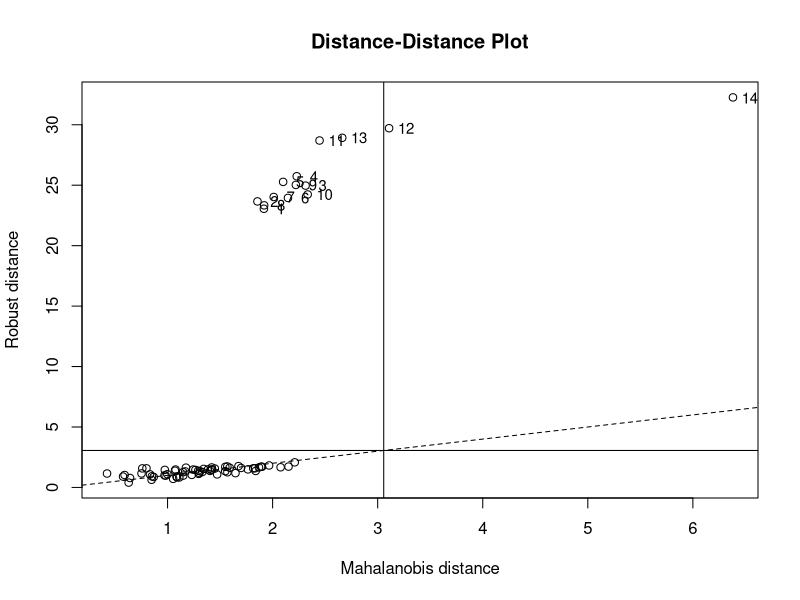
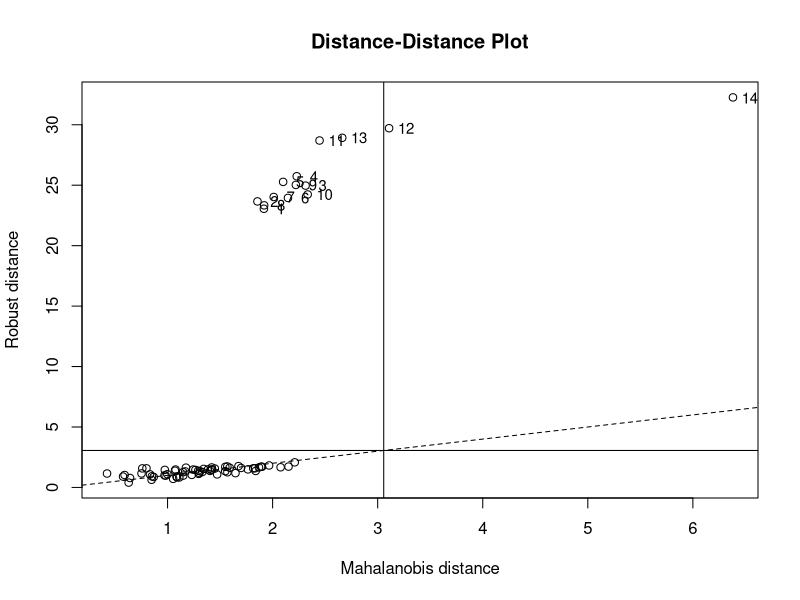
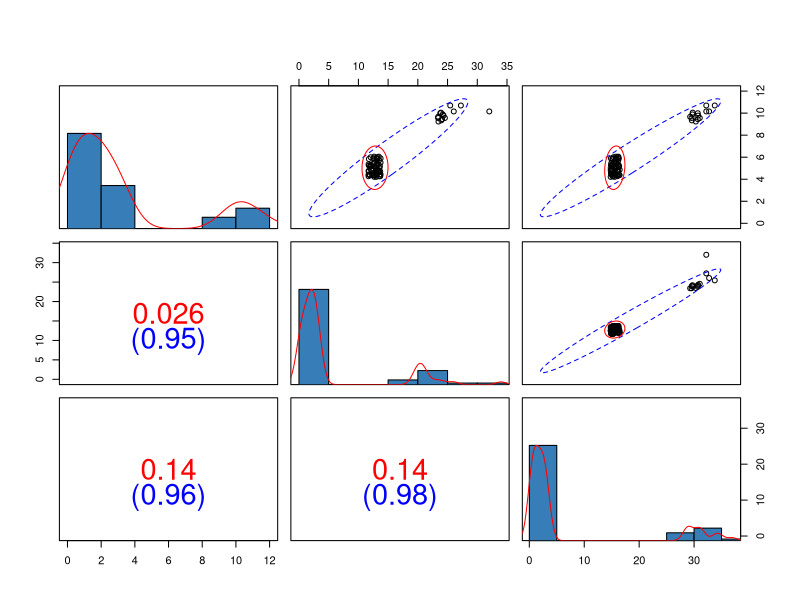
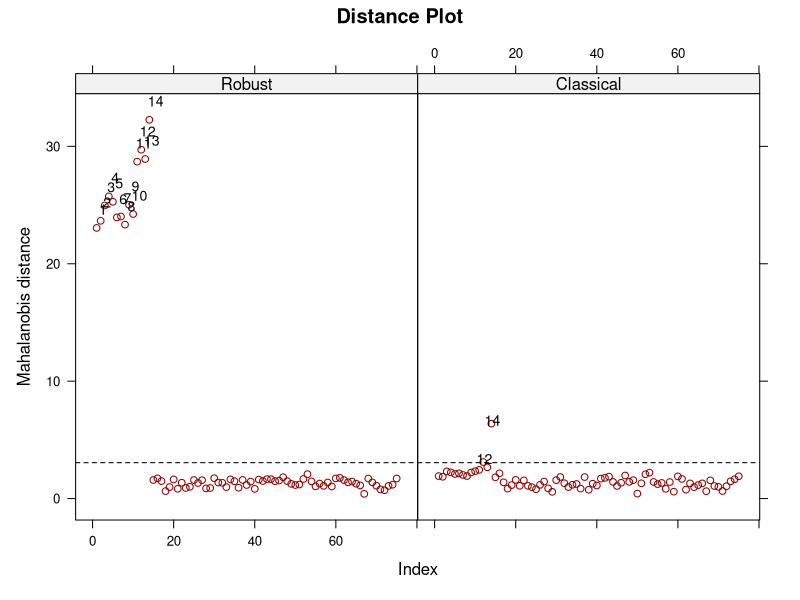
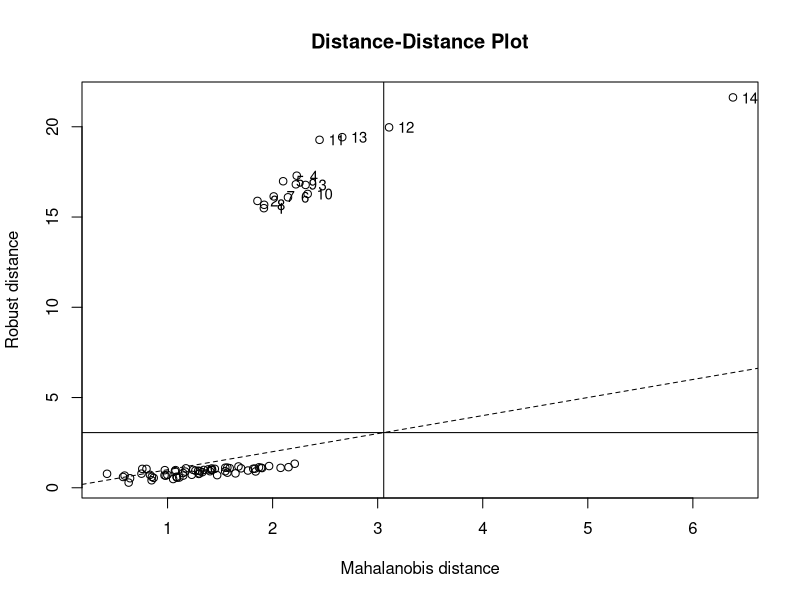

Write the R code that produced these figures, in order.
library(rrcov)


### Name: CovSest
### Title: S Estimates of Multivariate Location and Scatter
### Aliases: CovSest
### Keywords: robust multivariate

### ** Examples


library(rrcov)
data(hbk)
hbk.x <- data.matrix(hbk[, 1:3])
cc <- CovSest(hbk.x)
cc

## summry and different types of plots
summary(cc)                         
plot(cc)                            
plot(cc, which="dd")
plot(cc, which="pairs")
plot(cc, which="xydist")

## the following four statements are equivalent
c0 <- CovSest(hbk.x)
c1 <- CovSest(hbk.x, bdp = 0.25)
c2 <- CovSest(hbk.x, control = CovControlSest(bdp = 0.25))
c3 <- CovSest(hbk.x, control = new("CovControlSest", bdp = 0.25))

## direct specification overrides control one:
c4 <- CovSest(hbk.x, bdp = 0.40,
             control = CovControlSest(bdp = 0.25))
c1
summary(c1)
plot(c1)

## Use the SURREAL algorithm of Ruppert
cr <- CovSest(hbk.x, method="surreal")
cr

## Use Bisquare estimation
cr <- CovSest(hbk.x, method="bisquare")
cr

## Use Rocke type estimation
cr <- CovSest(hbk.x, method="rocke")
cr

## Use Deterministic estimation
cr <- CovSest(hbk.x, method="sdet")
cr
